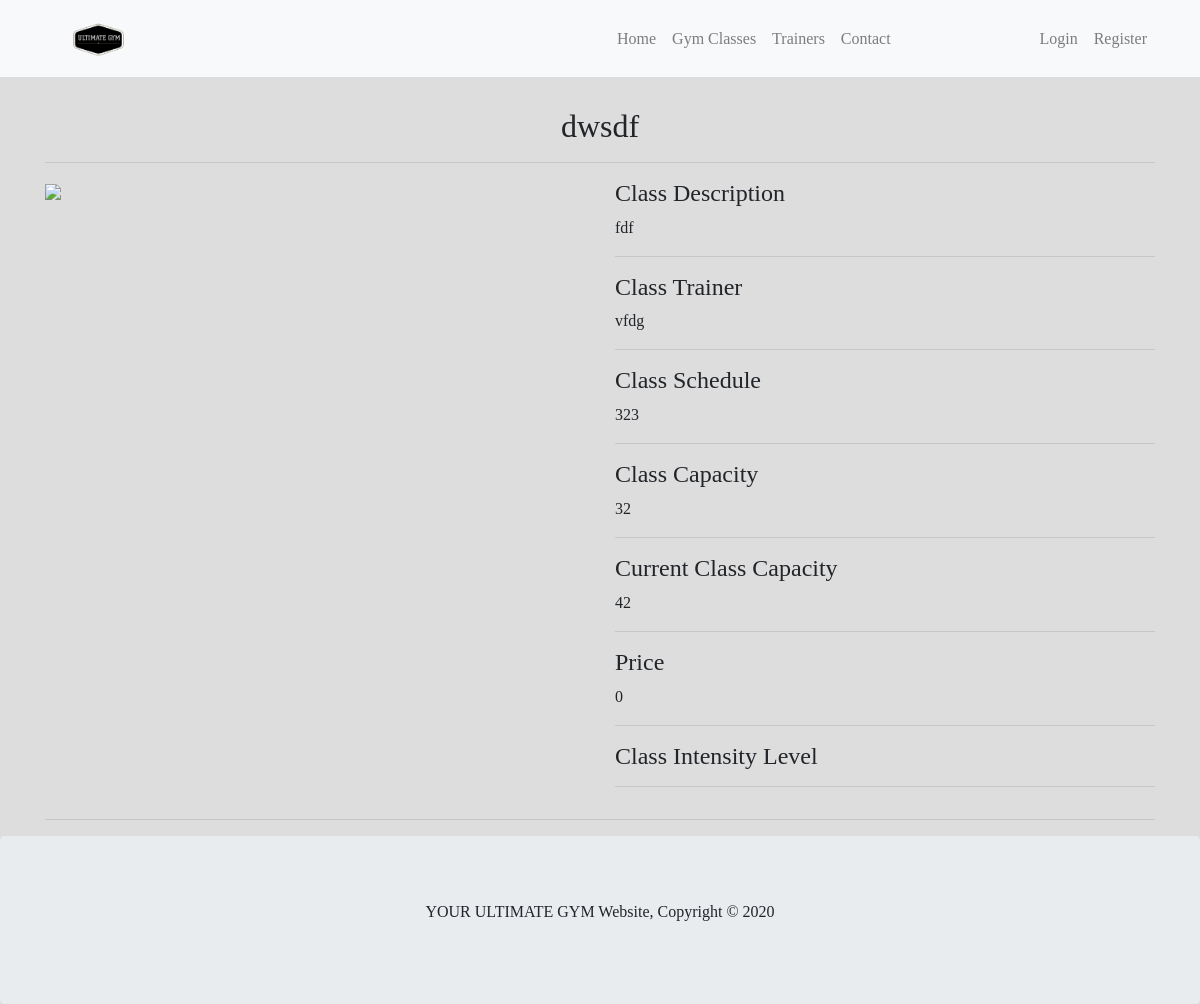
/details.php?id=2134, run on the app's committed database.
### tables this page shows
CREATE TABLE `class` (
  `id` int(11) NOT NULL,
  `name` varchar(100) NOT NULL,
  `details` varchar(500) NOT NULL,
  `trainer_name` char(50) DEFAULT NULL,
  `curr_Date` datetime NOT NULL,
  `time_open` varchar(100) NOT NULL,
  `class_size` int(50) DEFAULT NULL,
  `current_class_size` int(11) DEFAULT NULL,
  `price` int(6) NOT NULL,
  `intensity_Level` varchar(100) NOT NULL,
  `category` varchar(100) NOT NULL,
  `image` varchar(500) NOT NULL,
  `email` varchar(100) NOT NULL
);

### details.php (the view, shortened to what this page needs)
<?php
include_once 'dbconnect.php';
?>
<!DOCTYPE html>
<html lang="en">
<head>
    <link rel="stylesheet" href="https://maxcdn.bootstrapcdn.com/bootstrap/4.3.1/css/bootstrap.min.css">
</head>
<body>
    <nav class="navbar navbar-expand-sm bg-light navbar-light">
        <div class="container">
            <a class="navbar-brand d-none d-md-block" href="index.php">
                <img src="images/gym/gym_logo.png" style="height:auto; width:20%">
            </a>
            <div class="collapse navbar-collapse bold" id="collapsibleNavbar">
                <ul class="navbar-nav">
                    <li class="nav-item">
                        <a class="nav-link" href="index.php">Home</a>
                    </li>
                    <li class="nav-item">
                        <a class="nav-link" href="categories.php">Gym Classes</a>
                    </li>
                    <li class="nav-item">
                        <a class="nav-link" href="trainer_details.php" >Trainers</a>
                    </li>
                    <li class="nav-item">
                        <a class="nav-link" href="#" data-toggle="modal" data-target="#contactModal">Contact</a>
                    </li>
                </ul>
                <ul class="navbar-nav ml-auto">
                    <?php
                    if (isset($_SESSION['user']) == "") {
                        echo '<li class="nav-item">';
                        echo '<a class="nav-link" href="#" data-toggle="modal" data-target="#loginModal">Login</a>';
                        echo '</li>';
                        echo '<li class="nav-item">';
                        echo '<a class="nav-link" href="#" data-toggle="modal" data-target="#registerModal">Register</a>';
                        echo '</li>';
                    }
                    ?>
                </ul>
            </div>
        </div>
    </nav>
    <div class="container" style="margin-top:30px">
            <?php
        $stmt = $conn->prepare("SELECT * FROM class WHERE id = ?");
            $stmt->bind_param("s", $_GET['id']);
            $stmt->execute();
            $res = $stmt->get_result();
            $row = mysqli_fetch_array($res, MYSQLI_ASSOC);
        ?>
        <div class="row">
            <div class="col-12">
                <h2 class="bold text-center"><?php echo $row['name'] ?></h2>
                <hr>
            </div>
        </div>
        <div class="row">
            <div class="col-6">
                <img src="<?php echo $row['image'] ?>" style="height:auto; width:100%">
            </div>
            <div class="col-6">
                <div class="row">
                    <div class="col-12">
                        <h4>Class Description</h4>
                        <p class="mt-2"><?php echo $row['details'] ?></p>
                        <hr>
                    </div>
                      <div class="col-12">
                        <h4> Class Trainer </h4>
                        <p class="mt-2">  <?php echo $row['trainer_name']; ?></p>
                        <hr>
                    </div>
                    <div class="col-12">
                        <h4>Class Schedule</h4>
                        <p class="mt-2"><?php echo $row['time_open'] ?></p>
                        <hr>
                    </div>
                     <div class="col-12">
                        <h4>Class Capacity </h4>
                        <p class="mt-2">  <?php echo $row['class_size']; ?></p>
                        <hr>
                    </div>
                    <div class="col-12">
                        <h4>Current Class Capacity </h4>
                        <p class="mt-2">  <?php echo $row['current_class_size']; ?></p>
                        <hr>
                    </div>
                    <div class="col-12">
                        <h4>Price </h4>
                        <p class="mt-2">  <?php echo $row['price']; ?></p>
                        <hr>
                    </div>
                     <div class="col-12">
                        <h4>Class Intensity Level </h4>
                        <hr>
                    </div>
                </div>
            </div>
        </div>
        <hr>
    </div>
    <div class="jumbotron text-center" style="margin-bottom:0">
        <p>YOUR ULTIMATE GYM Website, Copyright © 2020</p>
    </div>
</body>
</html>

### details.php (style rules this page uses)
body { background: #dddddd; font-family: fantasy; }
a { color:black; }
.bold { font-weight: 80000; }

### data on the page
class: name "dwsdf", details "fdf", trainer_name "vfdg", time_open "323", class_size "32", current_class_size "42", price "0"
